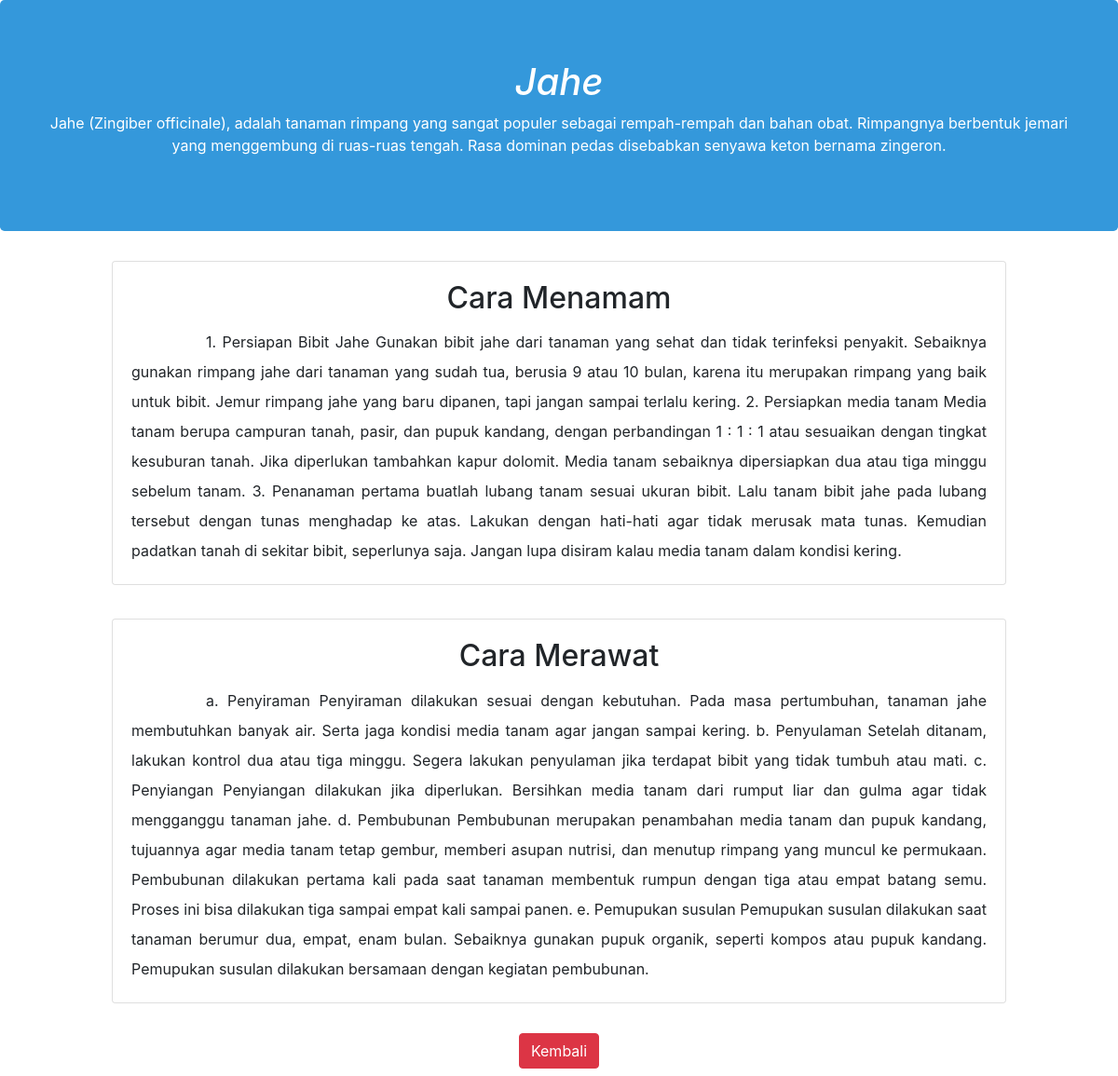
Screenshot of /artikel.php?id=34 with the database file from the repository.
### tables this page shows
CREATE TABLE `artikel` (
  `id_artikel` int(11) NOT NULL,
  `id_tanaman` int(11) NOT NULL,
  `deskripsi` text NOT NULL,
  `cara_menanam` text NOT NULL,
  `cara_merawat` text NOT NULL
);

CREATE TABLE `jenis_tanaman` (
  `id_tanaman` int(11) NOT NULL,
  `nama` varchar(45) NOT NULL
);

### artikel.php (the view, shortened to what this page needs)
<?php
    include "koneksi.php";
    $id = $_GET["id"];
    $qartikel = "SELECT * from artikel, jenis_tanaman where artikel.id_tanaman = jenis_tanaman.id_tanaman and jenis_tanaman.id_tanaman = $id";
    $data_artikel = $conn->query($qartikel)->fetch_assoc();
?>
<!DOCTYPE html>
<html lang="en">
<head>
    <link rel="stylesheet" href="css/style-artikel.css">
    <link rel="stylesheet" href="node_modules/bootstrap/dist/css/bootstrap.min.css">
</head>
<body>
    <div class="jumbotron text-center bg" style="background-color: #3498DB;">
        <div class="container isijumbotron">
            <h1 class="jumbotron-heading"><i><?= $data_artikel["nama"] ?></i></h1>
            <p><?= $data_artikel["deskripsi"] ?></p>
        </div>
    </div>
    <div class="card" style="width: 80%;">
        <div class="card-body">
            <h2 class="card-title text-center">Cara Menamam</h2>
            <p class="card-text text-justify"><?= $data_artikel["cara_menanam"] ?></p>
        </div>
    </div>
    <div class="card card2" style="width: 80%;">
        <div class="card-body">
            <h2 class="card-title text-center">Cara Merawat</h2>
            <p class="card-text text-justify"><?= $data_artikel["cara_merawat"] ?></p>
        </div>
    </div>
    <div class="text-center" style="margin-top: 2%;">
        <a href="belajar.php" type="button" class="btn btn-danger my-2">Kembali</a>
    </div>
</body>
</html>

### css/style-artikel.css (style rules this page uses)
.jumbotron { color: white; }
.card { margin-right: auto; margin-left: auto; }
.card2 { margin-top: 3%; }
.card-text { text-indent: 5em; line-height: 2em; }

### rows the page displays
artikel: id_tanaman.nama "Jahe", deskripsi "Jahe (Zingiber officinale), adalah tanaman rimpang yang sangat populer sebagai rempah-rempah dan bahan obat. Rimpangnya berbentuk jemari yang menggembung di ruas-ruas tengah. Rasa dominan pedas disebabkan senyawa keton bernama zingeron.", cara_menanam "1. Persiapan Bibit Jahe Gunakan bibit jahe dari tanaman yang sehat dan tidak terinfeksi penyakit. Sebaiknya gunakan rimpang jahe dari tanaman yang sudah tua, berusia 9 atau 10 bulan, karena itu merupakan rimpang yang baik untuk bibit. Jemur rimpang jahe yang baru dipanen, tapi jangan sampai terlalu kering. 2. Persiapkan media tanam Media tanam berupa campuran tanah, pasir, dan pupuk kandang, dengan perbandingan 1 : 1 : 1 atau sesuaikan dengan tingkat kesuburan tanah. Jika diperlukan tambahkan kapur dolomit. Media tanam sebaiknya dipersiapkan dua atau tiga minggu sebelum tanam. 3. Penanaman pertama buatlah lubang tanam sesuai ukuran bibit. Lalu tanam bibit jahe pada lubang tersebut dengan…", cara_merawat "a. Penyiraman Penyiraman dilakukan sesuai dengan kebutuhan. Pada masa pertumbuhan, tanaman jahe membutuhkan banyak air. Serta jaga kondisi media tanam agar jangan sampai kering. b. Penyulaman Setelah ditanam, lakukan kontrol dua atau tiga minggu. Segera lakukan penyulaman jika terdapat bibit yang tidak tumbuh atau mati. c. Penyiangan Penyiangan dilakukan jika diperlukan. Bersihkan media tanam dari rumput liar dan gulma agar tidak mengganggu tanaman jahe. d. Pembubunan Pembubunan merupakan penambahan media tanam dan pupuk kandang, tujuannya agar media tanam tetap gembur, memberi asupan nutrisi, dan menutup rimpang yang muncul ke permukaan. Pembubunan dilakukan pertama kali pada saat tanaman…"
